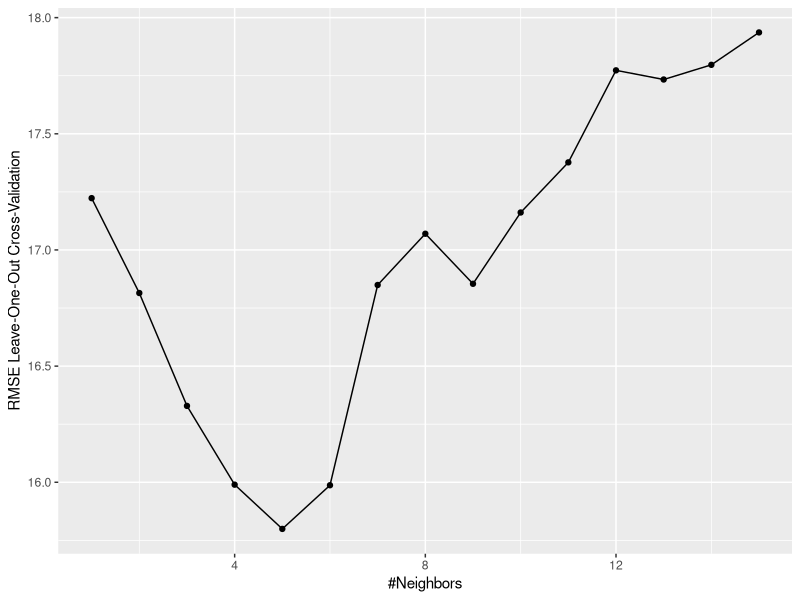
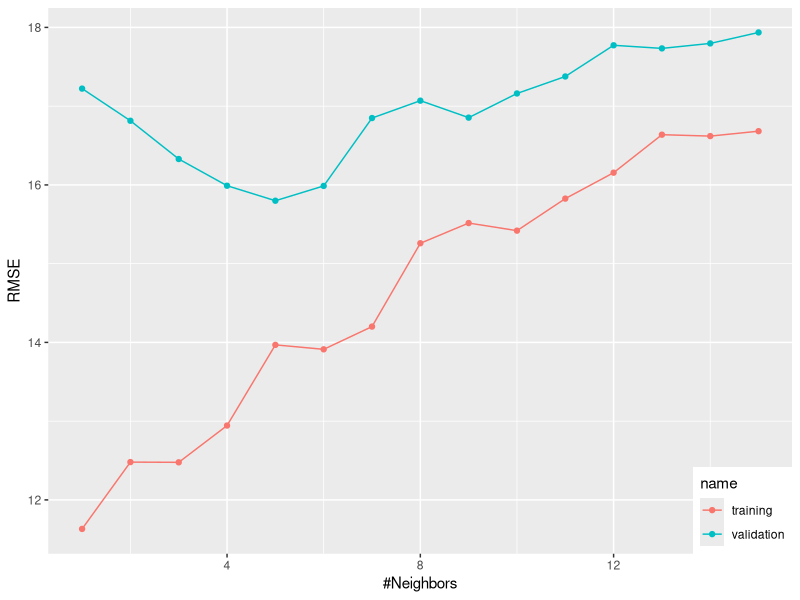

Recreate these plots in R, in order.
## ---- chunk 1
library(caret)
library(tidyverse)
my_data <- cars
my_model <- train(form = dist ~ speed, data = my_data, method = "knn")
my_model$results
#>   k     RMSE  Rsquared      MAE   RMSESD RsquaredSD    MAESD
#> 1 5 15.72114 0.6615765 12.54588 3.013243 0.11043907 2.372245
#> 2 7 16.19047 0.6601173 12.68464 3.165330 0.09990158 2.329326
#> 3 9 16.30276 0.6556700 12.84811 3.367423 0.09645747 2.471620
## ---- chunk 2
my_params <- expand.grid(k = 1:15)

my_model <- train(form = dist ~ speed, data = my_data, method = "knn",
                  tuneGrid = my_params,
                  trControl = trainControl(method = "LOOCV"))
## ---- chunk 3
head(my_model$results)
#>   k     RMSE  Rsquared      MAE
#> 1 1 17.22299 0.5777197 13.84900
#> 2 2 16.81462 0.5936438 13.03469
#> 3 3 16.32874 0.6218866 12.74524
#> 4 4 15.98970 0.6086993 12.27888
#> 5 5 15.79924 0.6169267 11.96067
#> 6 6 15.98720 0.6079396 12.26667
## ---- chunk 4
ggplot(my_model)
## ---- chunk 5
my_model$bestTune
#>   k
#> 5 5
## ---- chunk 6
my_model$results %>%
  filter(RMSE == min(RMSE))
#>   k     RMSE  Rsquared      MAE
#> 1 5 15.79924 0.6169267 11.96067
## ---- chunk 7
y  <- my_data$dist
y_ <- my_model %>% predict(my_data)
RMSE(y_, y)
#> [1] 13.96845
## ---- chunk 8
library(caret)
library(tidyverse)
my_data <- cars

my_loocv <- function(k) {
  my_model <- train(form = dist ~ speed, data = my_data, method = "knn",
                    tuneGrid = data.frame(k = k),
                    trControl = trainControl(method = "LOOCV"))
  y  <- my_data$dist
  y_ <- my_model %>% predict(my_data)
  list(k = k,
       training = RMSE(y_, y),             # RMSE（訓練）
       validation = my_model$results$RMSE) # RMSE（検証）
}

my_results <- 1:15 %>% map_dfr(my_loocv)
## ---- chunk 9
my_results %>%
  pivot_longer(-k) %>%
  ggplot(aes(x = k, y = value,
             color = name)) +
  geom_line() + geom_point() +
  xlab("#Neighbors") + ylab("RMSE") +
  theme(legend.position = c(1, 0),
        legend.justification = c(1, 0))
